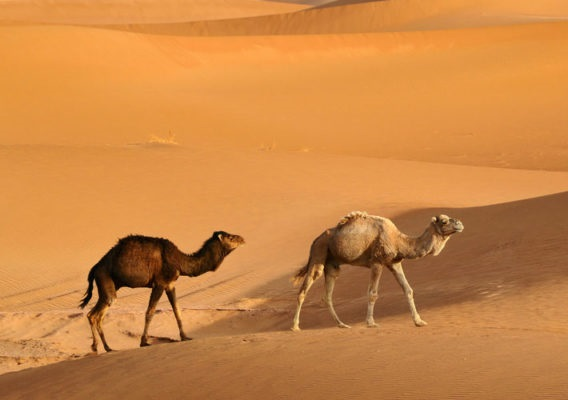
#> input picture img_01.jpg, 568 x 400 px
$ python comprimir.py img_01.jpg
#> lines starting #> are read from the running program, lines starting #| are printed output that depends on the picture
### huffman_residuos.py
"""
Lógica compartida por comprimir.py y descomprimir.py.

Esquema: la imagen en escala de grises se recorre en serpentina, se calculan
los residuos y = x_k - x_{k-1}, se codifican con Huffman y se escriben en un
archivo binario .tp2 junto con todo lo que el decodificador necesita:
dimensiones, píxel inicial y tabla de códigos.

Formato del archivo .tp2 (big endian):

    4 bytes   magic            b"TP2\\x01"
    4 bytes   alto             uint32
    4 bytes   ancho            uint32
    1 byte    píxel inicial    uint8
    2 bytes   n                uint16, cantidad de símbolos en la tabla
    3n bytes  tabla            n entradas (símbolo int16, longitud del código uint8)
    8 bytes   n_bits           uint64, cantidad de bits útiles del bitstream
    resto     bitstream        primero los n códigos concatenados (en el orden
                               de la tabla), luego los residuos codificados;
                               el último byte se completa con ceros
"""

import struct
import numpy as np
from PIL import Image

from funciones_auxiliares_tp2 import huffman_code, huffman_decode

MAGIC = b"TP2\x01"

def cargar_imagen_gris(path: str) -> np.ndarray:
    """Abre una imagen en cualquier formato estándar y la devuelve en escala de grises uint8."""
    return np.array(Image.open(path).convert("L"), dtype=np.uint8)

def serpentina(img: np.ndarray) -> np.ndarray:
    """Aplana la imagen recorriéndola en serpentina (filas impares de derecha a izquierda)."""
    s = img.copy()
    s[1::2] = s[1::2, ::-1]
    return s.ravel()

# [5 lines left out: function deshacer_serpentina, not called in this run]

def calcular_residuos(img: np.ndarray) -> tuple[int, np.ndarray]:
    """Devuelve el píxel inicial y los residuos y_k = x_k - x_{k-1} sobre la serpentina."""
    seq = serpentina(img).astype(np.int64)
    return int(seq[0]), np.diff(seq)

# [4 lines left out: function reconstruir, not called in this run]

def construir_codigo(residuos: np.ndarray) -> dict[int, str]:
    """Estima p(y) por frecuencia relativa y construye el código de Huffman."""
    if residuos.size == 0:
        return {}
    simbolos, conteos = np.unique(residuos, return_counts=True)
    prob = {int(s): float(c) / residuos.size for s, c in zip(simbolos, conteos)}
    if len(prob) == 1:
        return {next(iter(prob)): "0"}
    return huffman_code(prob)

def codificar(simbolos: np.ndarray, codigo: dict[int, str]) -> str:
    """Concatena las palabras de código de cada símbolo."""
    return "".join(codigo[int(s)] for s in simbolos)

def bits_a_bytes(bits: str) -> bytes:
    """Empaqueta una cadena de '0'/'1' en bytes, completando el último con ceros."""
    arr = np.frombuffer(bits.encode("ascii"), dtype=np.uint8) - ord("0")
    return np.packbits(arr).tobytes()


# [4 lines left out: function bytes_a_bits, not called in this run]

def escribir_tp2(path: str, img: np.ndarray) -> dict:
    """Comprime la imagen y escribe el archivo .tp2. Devuelve estadísticas."""
    alto, ancho = img.shape
    inicial, residuos = calcular_residuos(img)
    codigo = construir_codigo(residuos)

    tabla = sorted(codigo.items())
    bits_tabla = "".join(c for _, c in tabla)
    bits_datos = codificar(residuos, codigo)
    bitstream = bits_tabla + bits_datos

    with open(path, "wb") as f:
        f.write(MAGIC)
        f.write(struct.pack(">IIBH", alto, ancho, inicial, len(tabla)))
        for simbolo, cod in tabla:
            f.write(struct.pack(">hB", simbolo, len(cod)))
        f.write(struct.pack(">Q", len(bitstream)))
        f.write(bits_a_bytes(bitstream))

    return {
        "pixeles": img.size,
        "simbolos": len(tabla),
        "bits_datos": len(bits_datos),
        "bits_tabla": len(bits_tabla) + 3 * 8 * len(tabla),
        "bits_por_pixel": len(bits_datos) / img.size,
    }

# [20 lines left out: function leer_tp2, not called in this run]

### funciones_auxiliares_tp2.py
import numpy as np

# Funcionrd provistas

def huffman_code(prob_dict: dict[int, float]) -> dict[int, str]:
    """
    Genera un código Huffman a partir de las probabilidades dadas en el
    diccionario "prob_dict"
    Argumentos:
    --prob_dict: Diccionario que asocia cada símbolo con su probabilidad
    Retorno:
    --Retorna un diccionario con el código de Huffman para cada símbolo
    """
    # Crear lista de nodos: cada nodo es (probabilidad, símbolo o subárbol)
    nodes = [(p, {char: ''}) for char, p in prob_dict.items()]

    while len(nodes) > 1:
        # Ordenar nodos por probabilidad
        nodes = sorted(nodes, key=lambda x: x[0])

        # Tomar los dos de menor probabilidad
        p1, c1 = nodes.pop(0)
        p2, c2 = nodes.pop(0)

        # Agregar prefijo 0 al primer subárbol y 1 al segundo
        c1 = {k: '0' + v for k, v in c1.items()}
        c2 = {k: '1' + v for k, v in c2.items()}

        # Fusionar los dos subárboles
        new_node = (p1 + p2, c1 | c2)
        nodes.append(new_node)

    # Retornar el diccionario con el código final (nodes: list[tuple[int, dict]])
    return nodes[0][1]


# [25 lines left out: function huffman_decode, not called in this run]

### comprimir.py
#!/usr/bin/env python3
"""
Comprime una imagen (jpg, png, etc.) a un archivo binario .tp2 usando
codificación de Huffman sobre residuos entre píxeles vecinos.

Uso:
    python comprimir.py imagen.jpg              -> genera imagen.tp2
    python comprimir.py imagen.jpg -o salida.tp2
"""

import argparse
import os

from huffman_residuos import cargar_imagen_gris, escribir_tp2


def main() -> None:
    parser = argparse.ArgumentParser(description=__doc__, formatter_class=argparse.RawDescriptionHelpFormatter)
    parser.add_argument("imagen", help="imagen de entrada en un formato estándar (jpg, png, ...)")
    parser.add_argument("-o", "--salida", help="nombre del archivo .tp2 (por defecto, el de la imagen)")
    args = parser.parse_args()

    salida = args.salida or os.path.splitext(args.imagen)[0] + ".tp2"
    if not salida.endswith(".tp2"):
        salida += ".tp2"

    img = cargar_imagen_gris(args.imagen)
#> in cargar_imagen_gris, `return np.array(Image.open(path).convert("L"), dtype=np.uint8)`:
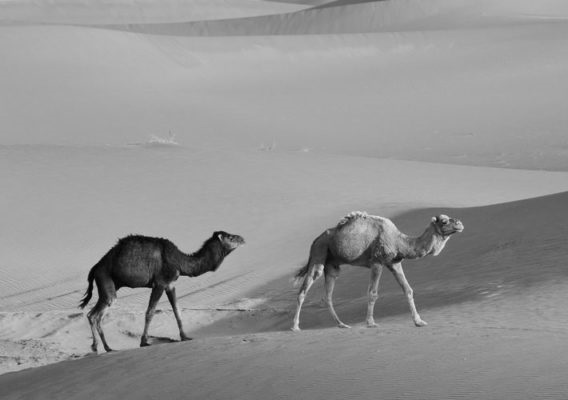
#> returned value: shape (400, 568); min 1, max 225, mean 147.6
    stats = escribir_tp2(salida, img)
#> in serpentina, `s[1::2] = s[1::2, ::-1]`:
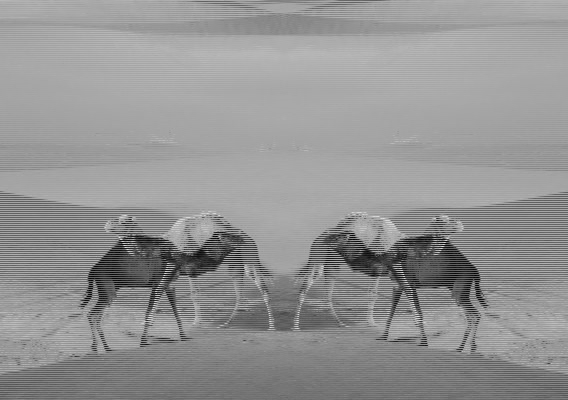
#> s: shape (400, 568); min 1, max 225, mean 147.6
#> in escribir_tp2, `inicial, residuos = calcular_residuos(img)`: inicial = 184
#> in construir_codigo, `simbolos, conteos = np.unique(residuos, return_counts=True)`: simbolos = 230 values from -134 to 133; conteos = 230 values, max 115442 at index 115, min 1 at index 0, mean 987.8
#> in construir_codigo, `prob = {int(s): float(c) / residuos.size for s, c in zip(simbolos, con..`: prob = 230 items
#> the loop in huffman_code, `while len(nodes) > 1:` made 229 passes
#> (c1, p2, c2) on passes 1 to 3: ({-134: '0'}, 4.4e-06, {-125: '1'}), ({-118: '0'}, 4.4e-06, {-116: '1'}), ({-115: '0'}, 4.4e-06, {-113: '1'})
#> after the loop in huffman_code, `while len(nodes) > 1:`: nodes = 1 item
#> in escribir_tp2, `codigo = construir_codigo(residuos)`: codigo = 230 items
#> in escribir_tp2, `tabla = sorted(codigo.items())`: tabla = 230 items, first 6: (-134, '011111000101100000'), (-125, '011111000101100001'), (-118, '011111000101100010'), (-116, '011111000101100011'), (-115, '011111000101100100'), (-113, '011111000101100101')
#> the loop in escribir_tp2, `for simbolo, cod in tabla:` made 230 passes
#> stats = {'pixeles': 227200, 'simbolos': 230, 'bits_datos': 645282, 'bits_tabla': 8637, 'bits_por_pixel': 2.84}

    bytes_original = img.size
#> bytes_original = 227200
    bytes_tp2 = os.path.getsize(salida)
    print(f"Imagen:        {args.imagen}  ({img.shape[0]}x{img.shape[1]} px, escala de grises)")
#| Imagen:        img_01.jpg  (400x568 px, escala de grises)
    print(f"Salida:        {salida}")
    print(f"Símbolos:      {stats['simbolos']} residuos distintos")
#| Símbolos:      230 residuos distintos
    print(f"Bits/píxel:    {stats['bits_por_pixel']:.4f}  (datos, sin contar el encabezado)")
#| Bits/píxel:    2.8401  (datos, sin contar el encabezado)
    print(f"Tamaño:        {bytes_original} B sin comprimir  ->  {bytes_tp2} B comprimido")
#| Tamaño:        227200 B sin comprimir  ->  81763 B comprimido
    print(f"Tasa:          {bytes_original / bytes_tp2:.3f}")
#| Tasa:          2.779


if __name__ == "__main__":
    main()
